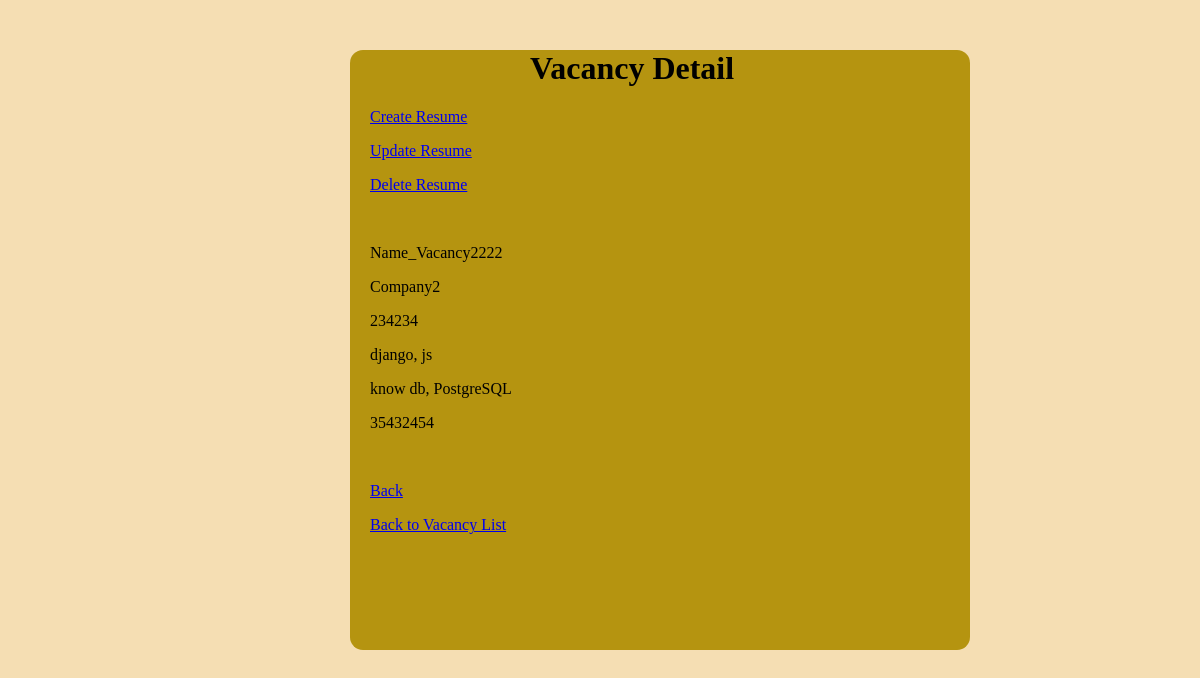
The page /vacancy-list/detail/name_vacancy2-company2/ on the database its author committed.
### employer_app/models.py (models this page shows, shortened)
class Vacancy(models.Model):
    name_vacancy = models.CharField(max_length=55)
    name_company = models.CharField(max_length=55)
    salary = models.PositiveIntegerField()
    required_skills = models.CharField(max_length=55)
    responsibilities = models.CharField(max_length=55)
    address = models.PositiveIntegerField()
    slug = models.SlugField(max_length=255, unique=True, blank=True)

### applicant_app/views.py (the view)
# urls.py: path('vacancy-list/detail/<slug:vacancy_slug>/', vacancy_detail_view, name='vacancy_detail'),
def vacancy_detail_view(request, vacancy_slug):
    vacancy = Vacancy.objects.get(slug=vacancy_slug)
    context = {'vacancy_slug': vacancy}
    return render(request, 'applicant_app/vacancy_detail.html', context)

### applicant_app/templates/applicant_app/vacancy_detail.html (shortened to what this page needs)
{% extends 'applicant_app/base.html' %}
{% block content %}
<div class="div_vacancy_detail">
    <h1>Vacancy Detail</h1>
    <p><a href="{% url 'create_resume' %}">Create Resume</a></p>
    <p><a href="{% url 'update_resume' vacancy_slug.pk %}">Update Resume</a></p>
    <p><a href="{% url 'delete_resume' %}">Delete Resume</a></p>
    <br>
    <p>{{ vacancy_slug.name_vacancy }}</p>
    <p>{{ vacancy_slug.name_company }}</p>
    <p>{{ vacancy_slug.salary }}</p>
    <p>{{ vacancy_slug.required_skills }}</p>
    <p>{{ vacancy_slug.responsibilities }}</p>
    <p>{{ vacancy_slug.address }}</p>
    <br>
    <p><a href="{% url 'main' %}">Back</a></p>
    <p><a href="{% url 'vacancy_list' %}">Back to Vacancy List</a></p>
</div>
{% endblock content %}

### static/app/css/style.css (style rules this page uses)
body { background-color: wheat; }
.div_vacancy_detail { width: 600px; height: 600px; background-color: #B59410; border-radius: 13px; padding-left: 20px; }
.div_vacancy_detail h1 { margin-left: 160px; }

### rows shown on the page
Vacancy: name_vacancy "Name_Vacancy2222", name_company "Company2", salary "234234", required_skills "django, js", responsibilities "know db, PostgreSQL", address "35432454"
